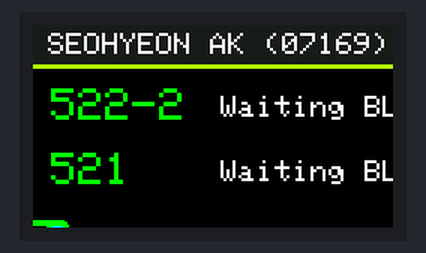
This sketch was run on a simulated ESP32-S3. On the bench: 240×135 colour display. Nothing arrives over Bluetooth unless stated; a phone connects over Bluetooth LE 3 s after start. At 30.3 s the program puts the board to deep sleep or switches it off; the recording ends there.

Above: at 0.69 s.
At 4.4 s:
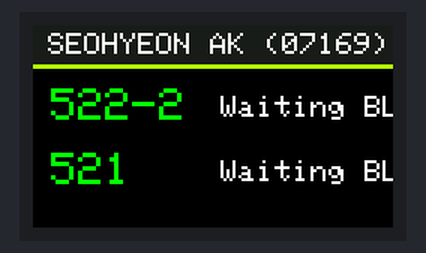
At 10.98 s:
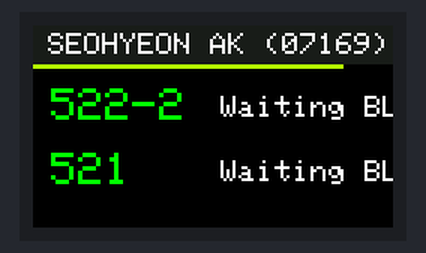
At 16.39 s:
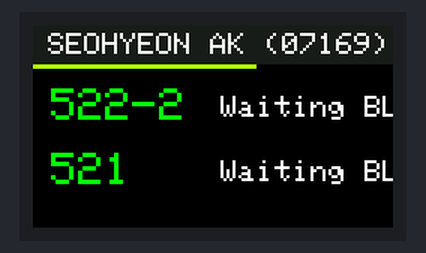
At 21.79 s:
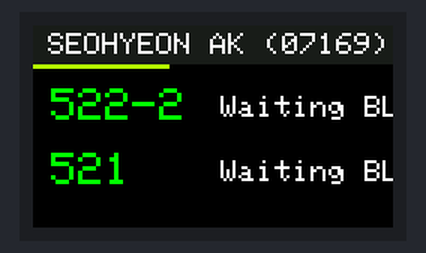
At 27.2 s:
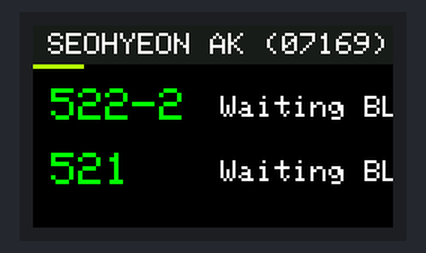

The sketch:

T_Display_S3_Bus_BLE.ino
```cpp
#include <TFT_eSPI.h>
#include <BLEDevice.h>
#include <BLEServer.h>
#include <BLEUtils.h>
#include "esp_sleep.h"

#define BUTTON_PIN GPIO_NUM_14
#define DISPLAY_DURATION_MS 30000 // 30초 동안 화면 유지 후 슬립

#define SERVICE_UUID "6E400001-B5A3-F393-E0A9-E50E24DCCA9E"
#define CHAR_RX_UUID "6E400002-B5A3-F393-E0A9-E50E24DCCA9E"

TFT_eSPI tft = TFT_eSPI();
TFT_eSprite sprite = TFT_eSprite(&tft);

String time522_1 = "..", time522_2 = "..";
String time521_1 = "..", time521_2 = "..";
bool dataReceived = false;
unsigned long wakeStartTime = 0;

class RxCallbacks : public BLECharacteristicCallbacks {
  void onWrite(BLECharacteristic *pChar) override {
    std::string rxValue = pChar->getValue();
    if (rxValue.length() > 0) {
      String data = String(rxValue.c_str()); // 예: "522-2:3,14|521:6,-"
      int sep = data.indexOf('|');
      if (sep != -1) {
        String p1 = data.substring(6, sep);
        String p2 = data.substring(sep + 5);

        int c1 = p1.indexOf(',');
        time522_1 = p1.substring(0, c1);
        time522_2 = p1.substring(c1 + 1);

        int c2 = p2.indexOf(',');
        time521_1 = p2.substring(0, c2);
        time521_2 = p2.substring(c2 + 1);

        dataReceived = true;
      }
    }
  }
};

void drawBusIcon(int x, int y, uint16_t color, int wheelOffset) {
  sprite.fillRoundRect(x, y, 42, 22, 4, color);
  sprite.fillRect(x + 4, y + 4, 10, 8, TFT_BLACK);
  sprite.fillRect(x + 17, y + 4, 10, 8, TFT_BLACK);
  sprite.fillRect(x + 30, y + 4, 8, 10, TFT_CYAN);
  sprite.fillCircle(x + 10, y + 23 + wheelOffset, 4, TFT_WHITE);
  sprite.fillCircle(x + 32, y + 23 - wheelOffset, 4, TFT_WHITE);
}

void enterDeepSleep() {
  BLEDevice::getAdvertising()->stop();
  tft.fillScreen(TFT_BLACK);
  digitalWrite(TFT_BL, LOW);
  esp_sleep_enable_ext0_wakeup(BUTTON_PIN, 0);
  esp_deep_sleep_start();
}

void setup() {
  pinMode(BUTTON_PIN, INPUT_PULLUP);

  tft.init();
  tft.setRotation(1);
  tft.fillScreen(TFT_BLACK);
  sprite.createSprite(320, 170);

  BLEDevice::init("T-Display-Bus");
  BLEServer *pServer = BLEDevice::createServer();
  BLEService *pService = pServer->createService(SERVICE_UUID);
  BLECharacteristic *pRxChar = pService->createCharacteristic(
    CHAR_RX_UUID, BLECharacteristic::PROPERTY_WRITE
  );
  pRxChar->setCallbacks(new RxCallbacks());
  pService->start();

  BLEAdvertising *pAdvertising = BLEDevice::getAdvertising();
  pAdvertising->addServiceUUID(SERVICE_UUID);
  pAdvertising->setScanResponse(true);
  pAdvertising->start();

  wakeStartTime = millis();
}

void loop() {
  unsigned long elapsed = millis() - wakeStartTime;
  if (elapsed >= DISPLAY_DURATION_MS) {
    enterDeepSleep();
  }

  sprite.fillSprite(TFT_BLACK);

  // 상단 헤더
  sprite.fillRect(0, 0, 320, 26, 0x18E3);
  sprite.setTextColor(TFT_WHITE, 0x18E3);
  sprite.setTextSize(2);
  sprite.drawString("SEOHYEON AK (07169)", 10, 5);

  // 30초 카운트다운 프로그레스 바
  int barWidth = map(DISPLAY_DURATION_MS - elapsed, 0, DISPLAY_DURATION_MS, 0, 320);
  sprite.fillRect(0, 26, barWidth, 3, TFT_GREENYELLOW);

  // 522-2번 버스
  sprite.setTextColor(TFT_GREEN, TFT_BLACK);
  sprite.setTextSize(3);
  sprite.drawString("522-2", 12, 42);

  sprite.setTextColor(TFT_WHITE, TFT_BLACK);
  String disp522 = dataReceived ? (time522_1 + "m  (" + time522_2 + "m)") : "Waiting BLE...";
  sprite.setTextSize(2);
  sprite.drawString(disp522, 125, 47);

  // 521번 버스
  sprite.setTextColor(TFT_GREEN, TFT_BLACK);
  sprite.setTextSize(3);
  sprite.drawString("521", 12, 85);

  sprite.setTextColor(TFT_WHITE, TFT_BLACK);
  String disp521 = dataReceived ? (time521_1 + "m  (" + time521_2 + "m)") : "Waiting BLE...";
  sprite.setTextSize(2);
  sprite.drawString(disp521, 125, 90);

  // 도로 및 달리는 버스 애니메이션
  sprite.drawLine(0, 158, 320, 158, TFT_DARKGREY);
  int busX = (millis() / 15) % 360 - 45;
  int bounce = (millis() / 150) % 2;
  drawBusIcon(busX, 130, TFT_GREEN, bounce);

  // 정류장 표지판
  sprite.fillRect(290, 128, 3, 30, TFT_LIGHTGREY);
  sprite.fillCircle(291, 125, 6, TFT_SKYBLUE);

  sprite.pushSprite(0, 0);
  delay(20);
}
```

Measured:
- what the display in image 2 shows lasts 0.4 s, from 10.8 s to 11.2 s
